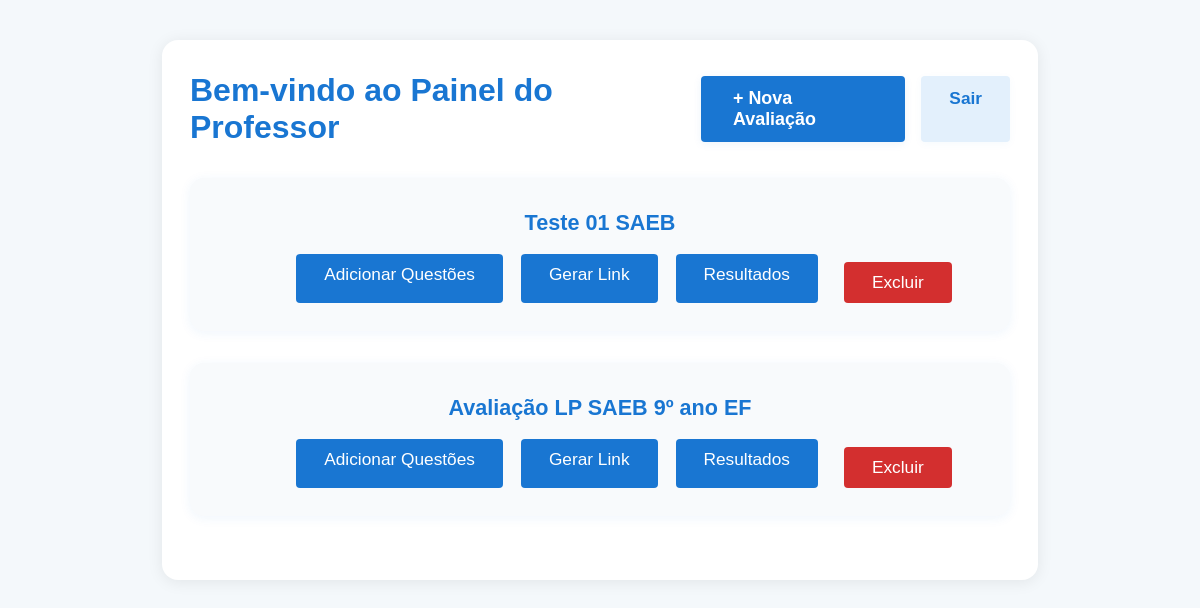
Page /dashboard/1 on the earlier database version.
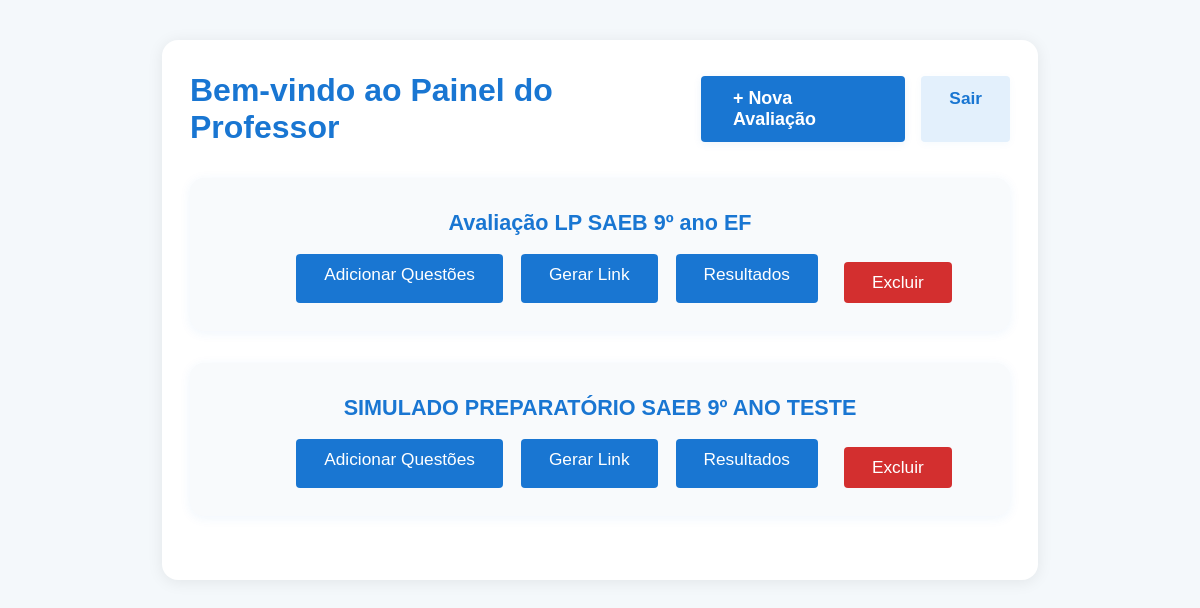
Same page on the later database version.
### tables this page shows
CREATE TABLE avaliacao (
        id INTEGER PRIMARY KEY AUTOINCREMENT,
        professor_id INTEGER,
        titulo TEXT,
        cabecalho TEXT,
        data_criacao DATETIME,
        FOREIGN KEY (professor_id) REFERENCES professor(id)
    );

### app.py (the view)
@app.route('/dashboard/<int:professor_id>')
def dashboard(professor_id):
    conn = get_db()
    cur = conn.cursor()
    cur.execute('SELECT * FROM avaliacao WHERE professor_id = ?', (professor_id,))
    avaliacoes = cur.fetchall()
    professores = []
    if session.get('is_admin'):
        cur.execute("SELECT * FROM professor WHERE email != '01099080150'")
        professores = cur.fetchall()
    conn.close()
    return render_template('dashboard.html', professor_id=professor_id, avaliacoes=avaliacoes, professores=professores)

### app.py (called while the page is built)
def get_db():
    conn = sqlite3.connect(os.path.join(BASE_DIR, 'database.db'))
    conn.row_factory = sqlite3.Row
    return conn

### templates/dashboard.html (shortened to what this page needs)
<!DOCTYPE html>
<html lang="pt-br">
<head>
    <link rel="stylesheet" href="/static/css/style.css">
</head>
<body>
    <div class="container">
        <div class="dashboard-header">
            <h2>Bem-vindo ao Painel do Professor</h2>
            <div class="dashboard-actions">
                <a href="/novo/{{ professor_id }}" class="btn-nova-avaliacao">+ Nova Avaliação</a>
                <a href="/" class="btn-sair">Sair</a>
            </div>
        </div>
        <ul class="avaliacoes-list">
            {% for av in avaliacoes %}
                <li>
                    <div class="avaliacao-card" style="flex-direction:column; align-items:stretch;">
                        <div style="width:100%; text-align:center; margin-bottom:18px;">
                            <span class="avaliacao-nome" style="font-size:1.35em; font-weight:bold; color:#1976d2; display:block;">{{ av['titulo'] }}</span>
                        </div>
                        <span class="acoes" style="justify-content:center; width:100%;">
                            <a href="/avaliacao/{{ av['id'] }}" class="btn-acao">Adicionar Questões</a>
                            <a href="/gerar_link/{{ av['id'] }}" class="btn-acao">Gerar Link</a>
                            <a href="/resultado/{{ av['id'] }}" class="btn-acao">Resultados</a>
                            <form method="POST" action="/excluir_avaliacao/{{ av['id'] }}" style="display:inline;">
                                <button type="submit" class="excluir-btn" onclick="return confirm('Tem certeza que deseja excluir esta avaliação?')">Excluir</button>
                            </form>
                        </span>
                    </div>
                </li>
            {% else %}
                <li>Nenhuma avaliação criada ainda.</li>
            {% endfor %}
        </ul>
    </div>
</body>
</html>

Differences in the rows shown:
removed avaliacao: titulo "Teste 01 SAEB"
added avaliacao: titulo "SIMULADO PREPARATÓRIO SAEB 9º ANO TESTE"
